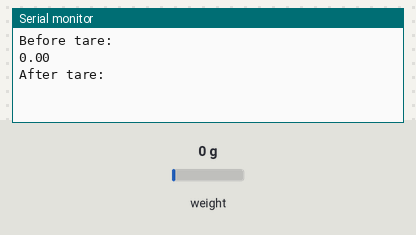
This sketch was run on a simulated Arduino Uno, built with avr-gcc and run on an emulated ATmega328P. On the bench: the last lines printed to the serial monitor. The inputs (shaded band) are chosen by the test bench; at power-on: weight on the scale 0 g.

Above: at 2.8 s.
2.9 s: weight on the scale set to 100 g
At 4.4 s:
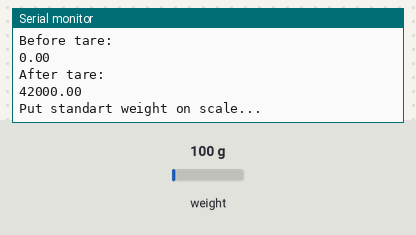
7.4 s: weight on the scale set to 1250 g
At 15.5 s:
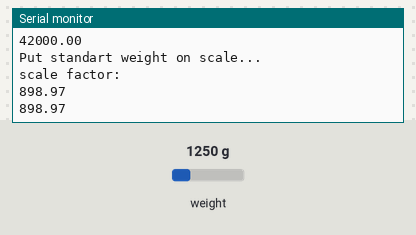
Timing chart, 0 to 17.0 s (numbered marks = the images above; inputs shaded):
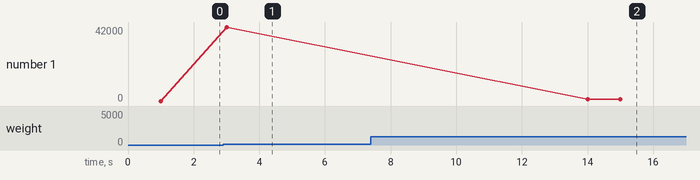

Measured:
- after the input at 2.9 s, the serial monitor: prints a new line after 0.10 s (image 1)
- after the input at 7.4 s, the serial monitor: prints a new line after 6.6 s (image 2)
- plotted number 1: 0 → 42000 after the input at 2.9 s, 42000 → 898.97 after the input at 7.4 s

The sketch:

scale_calibration.ino
```cpp
/* ***************************************************************************
 * This sketch contains obtaining scale calibration factor for HX711         *
 *                                                                           *
 * Sketch uses Arduino UNO controller,  HX711 module, 20kg tensiometer.      *
 *                                                                           *
 * Third-party libraries:                                                    *
 *    - https://github.com/bogde/HX711.git                                   *
 *                                                                           *
 * Logic:                                                                    *
 *    1) Measure weight of standard                                          *
 *    2) Calculate and display proposed calibration factor for scale         *
 *                                                                           *
 * Sketch written by Iliya Vereshchagin 2018.                                *
 *****************************************************************************/

#include <HX711.h>

HX711 scale;
unsigned int weight_of_standard = 584;  // set your own standard ethalon

void setup()
{
    Serial.begin(9600);
    scale.begin(A1, A0);
    Serial.println("Before tare: ");
    Serial.println(scale.get_units(10));
    scale.tare();
    Serial.println("After tare: ");
    Serial.println(scale.get_units(10));
    Serial.println("\n\nPut standart weight on scale...\n");
    delay(10000);
    Serial.println("scale factor: ");
    Serial.println(scale.get_units(10)/weight_of_standard);
    float calibration_factor=scale.get_units(10)/weight_of_standard;
    Serial.println(String(calibration_factor));
    scale.set_scale(calibration_factor);
    delay(10000);
}

void loop()
{
    correction();
}

void correction()
{
    float calibration_factor=scale.get_units(10)/weight_of_standard;
    Serial.println(String(calibration_factor));
    scale.set_scale(calibration_factor);
    delay(1000);
}
```
